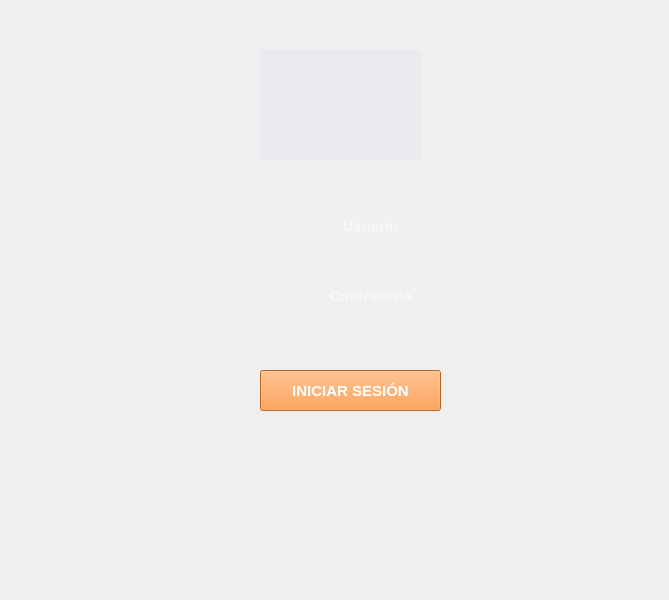
<?xml version="1.0" encoding="UTF-8"?>
<ui version="4.0">
 <class>starbook</class>
 <widget class="QMainWindow" name="starbook">
  <property name="geometry">
   <rect>
    <x>0</x>
    <y>0</y>
    <width>669</width>
    <height>600</height>
   </rect>
  </property>
  <property name="windowTitle">
   <string>STARBOOK</string>
  </property>
  <property name="windowIcon">
   <iconset>
    <normaloff>../imagenes/logoLibreria.svg</normaloff>../imagenes/logoLibreria.svg</iconset>
  </property>
  <widget class="QWidget" name="centralwidget">
   <property name="maximumSize">
    <size>
     <width>1920</width>
     <height>1080</height>
    </size>
   </property>
   <widget class="QPushButton" name="btnInicio">
    <property name="geometry">
     <rect>
      <x>260</x>
      <y>370</y>
      <width>181</width>
      <height>41</height>
     </rect>
    </property>
    <property name="font">
     <font>
      <family>Arial</family>
      <pointsize>11</pointsize>
      <weight>75</weight>
      <bold>true</bold>
     </font>
    </property>
    <property name="styleSheet">
     <string notr="true">QFrame{
	background-color: rgb(50, 145, 165);
}
QPushButton{
	
	background-color: rgb(255, 138, 42);
	color: rgb(255,255,255)
}
QPushButton:hover{
background-color: rgb(255, 104, 3);

}</string>
    </property>
    <property name="text">
     <string>INICIAR SESIÓN</string>
    </property>
   </widget>
   <widget class="QLineEdit" name="txtClave">
    <property name="geometry">
     <rect>
      <x>240</x>
      <y>280</y>
      <width>261</width>
      <height>31</height>
     </rect>
    </property>
    <property name="font">
     <font>
      <family>Arial</family>
      <pointsize>11</pointsize>
      <weight>75</weight>
      <bold>true</bold>
     </font>
    </property>
    <property name="styleSheet">
     <string notr="true">background-color: rgb(255, 255, 255,10);
color: rgb(255, 255, 255);
border:none;</string>
    </property>
    <property name="maxLength">
     <number>4</number>
    </property>
    <property name="echoMode">
     <enum>QLineEdit::Password</enum>
    </property>
    <property name="alignment">
     <set>Qt::AlignCenter</set>
    </property>
    <property name="placeholderText">
     <string>Contraseña</string>
    </property>
   </widget>
   <widget class="QLineEdit" name="txtUsuario">
    <property name="geometry">
     <rect>
      <x>240</x>
      <y>210</y>
      <width>261</width>
      <height>31</height>
     </rect>
    </property>
    <property name="font">
     <font>
      <family>Arial</family>
      <pointsize>11</pointsize>
      <weight>75</weight>
      <bold>true</bold>
     </font>
    </property>
    <property name="styleSheet">
     <string notr="true">background-color: rgba(255, 255, 255,10);
color: rgb(255, 255, 255);
border:none;</string>
    </property>
    <property name="maxLength">
     <number>50</number>
    </property>
    <property name="alignment">
     <set>Qt::AlignCenter</set>
    </property>
    <property name="placeholderText">
     <string>Usuario</string>
    </property>
   </widget>
   <widget class="QLabel" name="lblIniciarSesion">
    <property name="geometry">
     <rect>
      <x>260</x>
      <y>50</y>
      <width>161</width>
      <height>111</height>
     </rect>
    </property>
    <property name="font">
     <font>
      <family>Arial</family>
      <pointsize>11</pointsize>
      <weight>75</weight>
      <bold>true</bold>
     </font>
    </property>
    <property name="styleSheet">
     <string notr="true">background-color: rgba(85, 85, 255,10);
color: rgb(255, 255, 255);</string>
    </property>
    <property name="text">
     <string/>
    </property>
    <property name="pixmap">
     <pixmap>../imagenes/logoLibreria.svg</pixmap>
    </property>
    <property name="scaledContents">
     <bool>true</bool>
    </property>
    <property name="alignment">
     <set>Qt::AlignCenter</set>
    </property>
   </widget>
   <widget class="QLabel" name="lblClave_2">
    <property name="geometry">
     <rect>
      <x>150</x>
      <y>270</y>
      <width>50</width>
      <height>50</height>
     </rect>
    </property>
    <property name="font">
     <font>
      <family>Arial</family>
      <pointsize>11</pointsize>
      <weight>75</weight>
      <bold>true</bold>
     </font>
    </property>
    <property name="text">
     <string/>
    </property>
    <property name="pixmap">
     <pixmap>../../prjEscritorJsse/Imagenes/password.png</pixmap>
    </property>
    <property name="scaledContents">
     <bool>true</bool>
    </property>
   </widget>
   <widget class="QLabel" name="lblUsuario_2">
    <property name="geometry">
     <rect>
      <x>150</x>
      <y>200</y>
      <width>50</width>
      <height>50</height>
     </rect>
    </property>
    <property name="font">
     <font>
      <family>Arial</family>
      <pointsize>11</pointsize>
      <weight>75</weight>
      <bold>true</bold>
     </font>
    </property>
    <property name="styleSheet">
     <string notr="true">color: rgb(255, 255, 255);</string>
    </property>
    <property name="text">
     <string/>
    </property>
    <property name="pixmap">
     <pixmap>../../prjEscritorJsse/Imagenes/user.png</pixmap>
    </property>
    <property name="scaledContents">
     <bool>true</bool>
    </property>
   </widget>
   <widget class="QLabel" name="label">
    <property name="geometry">
     <rect>
      <x>-50</x>
      <y>-10</y>
      <width>811</width>
      <height>611</height>
     </rect>
    </property>
    <property name="text">
     <string/>
    </property>
    <property name="pixmap">
     <pixmap>../imagenes/fondo.svg</pixmap>
    </property>
    <property name="scaledContents">
     <bool>true</bool>
    </property>
   </widget>
   <widget class="QLabel" name="lblMensaje">
    <property name="geometry">
     <rect>
      <x>120</x>
      <y>460</y>
      <width>441</width>
      <height>51</height>
     </rect>
    </property>
    <property name="font">
     <font>
      <family>Arial</family>
      <pointsize>10</pointsize>
      <weight>75</weight>
      <bold>true</bold>
     </font>
    </property>
    <property name="styleSheet">
     <string notr="true">background-color: rgb(255, 255, 255,10);
color: rgb(255, 255, 255);
border:none;</string>
    </property>
    <property name="text">
     <string/>
    </property>
   </widget>
   <zorder>label</zorder>
   <zorder>btnInicio</zorder>
   <zorder>txtClave</zorder>
   <zorder>txtUsuario</zorder>
   <zorder>lblIniciarSesion</zorder>
   <zorder>lblClave_2</zorder>
   <zorder>lblUsuario_2</zorder>
   <zorder>lblMensaje</zorder>
  </widget>
 </widget>
 <resources/>
 <connections/>
</ui>
